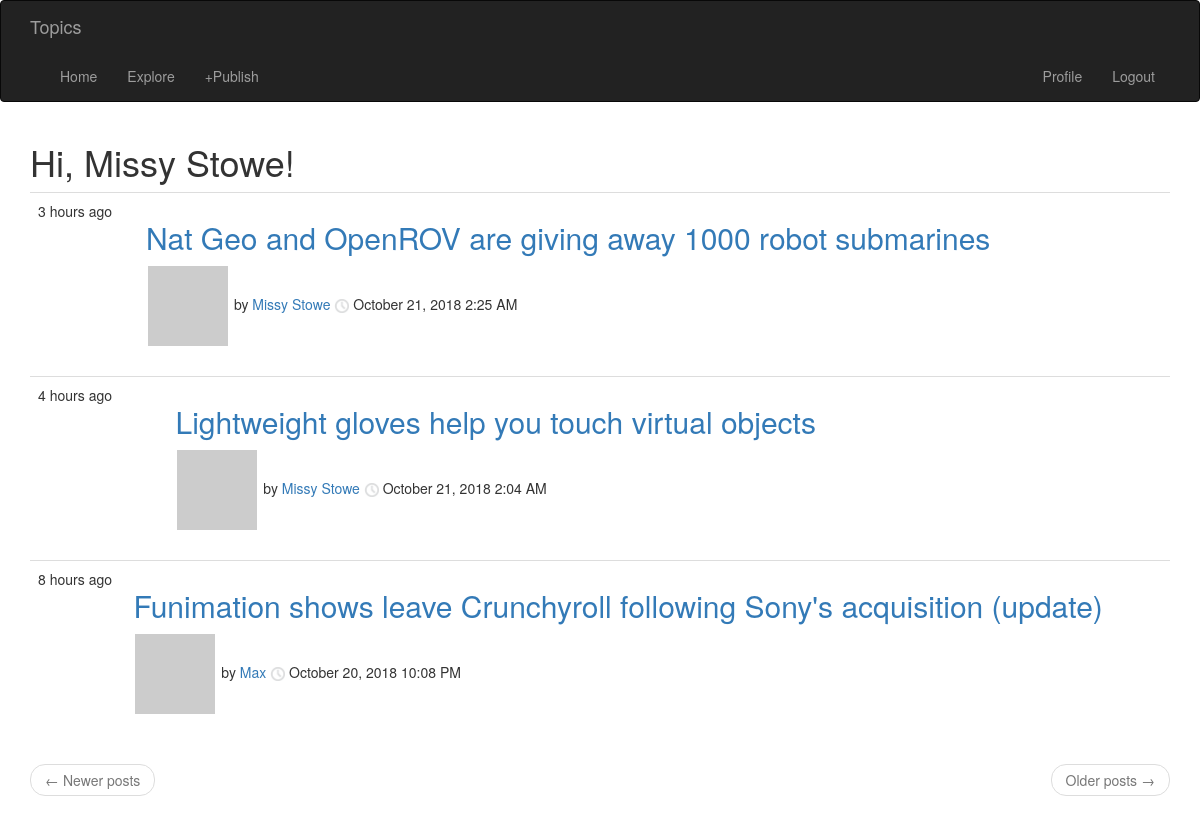
The page /index (signed in) on the database its author committed.
### app/models.py (models this page shows, shortened)
class User(UserMixin, db.Model):
    id = db.Column(db.Integer, primary_key=True)
    username = db.Column(db.String(64), index=True, unique=True)
    email = db.Column(db.String(120), index=True, unique=True)
    password_hash = db.Column(db.String(128))
    posts = db.relationship('Post', backref='author', lazy='dynamic')
    comments = db.relationship('Comment', backref='author', lazy='dynamic')
    about_me = db.Column(db.String(140))
    last_seen = db.Column(db.DateTime, default=datetime.utcnow)
    followed = db.relationship(
        'User',
        secondary=followers,
        primaryjoin=(followers.c.follower_id == id),
        secondaryjoin=(followers.c.followed_id == id),
        backref=db.backref('followers', lazy='dynamic'),
        lazy='dynamic')
    def avatar(self, size):
        digest = md5(self.email.lower().encode('utf-8')).hexdigest()
        return 'https://www.gravatar.com/avatar/{}?d=identicon&s={}'.format(
            digest, size)
    def followed_posts(self):
        followed = Post.query.join(
            followers, (followers.c.followed_id == Post.user_id)).filter(
                followers.c.follower_id == self.id)
        own = Post.query.filter_by(user_id=self.id)
        return followed.union(own).order_by(Post.timestamp.desc())

class Post(db.Model):
    id = db.Column(db.Integer, primary_key=True)
    title = db.Column(db.String(500))
    body = db.Column(db.String(50000))
    timestamp = db.Column(db.DateTime, index=True, default=datetime.utcnow)
    user_id = db.Column(db.Integer, db.ForeignKey('user.id'))
    comments = db.relationship('Comment', backref='post', lazy='dynamic')

### app/routes.py (the view)
@app.route('/', methods=['GET', 'POST'])
@app.route('/index', methods=['GET', 'POST'])
@login_required
def index():
    page = request.args.get('page', 1, type=int)
    posts = current_user.followed_posts().paginate(
        page, app.config['POSTS_PER_PAGE'], False)
    next_url = url_for('index', page=posts.next_num) \
        if posts.has_next else None
    prev_url = url_for('index', page=posts.prev_num) \
        if posts.has_prev else None
    return render_template(
        "index.html",
        title='Topics',
        posts=posts.items,
        next_url=next_url,
        prev_url=prev_url)

### app/models.py (called while the page is built)
@login.user_loader
def load_user(id):
    return User.query.get(int(id))

### app/routes.py (called while the page is built)
@app.before_request
def before_request():
    if current_user.is_authenticated:
        current_user.last_seen = datetime.utcnow()
        db.session.commit()

### app/templates/index.html (shortened to what this page needs)
 {% extends "base.html" %} {% import 'bootstrap/wtf.html' as wtf %} {% block app_content %}
<h1>Hi, {{ current_user.username }}!</h1>
 {% for post in posts %} {% include '_post.html' %} {% endfor %}
<nav aria-label="...">
    <ul class="pager">
        <li class="previous{% if not prev_url %} disabled{% endif %}">
            <a href="{{ prev_url or '#' }}">
                <span aria-hidden="true">&larr;</span> Newer posts
            </a>
        </li>
        <li class="next{% if not next_url %} disabled{% endif %}">
            <a href="{{ next_url or '#' }}">
                Older posts
                <span aria-hidden="true">&rarr;</span>
            </a>
        </li>
    </ul>
</nav>
{% endblock %}

### app/templates/_post.html
<table class="table table-hove">
    <tr>
        <td id="time" valign="bottom !important">
            {{moment(post.timestamp).fromNow()}}
        </td>
        <td>
            <h2>
                <a style="font: #000000 !important" href="{{ url_for('post', id=post.id) }}">
                    {{post.title}}</a>
            </h2>
            <a href="{{ url_for('user', username=post.author.username) }}">
                <img style="margin:2px !important;" src="{{ post.author.avatar(30) }}" />
            </a>
            by
            <a href="{{ url_for('user', username=post.author.username) }}">
                {{ post.author.username }}</a>
            <img width="15px" src="/static/images/clock.png"> {{moment(post.timestamp).format('LLL') }}
        </td>
    </tr>
</table>

### rows shown on the page
User: username "Missy Stowe"
Post: timestamp "3 hours ago", title "Nat Geo and OpenROV are giving away 1000 robot submarines", author.username "Missy Stowe", timestamp "October 21, 2018 2:25 AM"
Post: timestamp "4 hours ago", title "Lightweight gloves help you touch virtual objects", author.username "Missy Stowe", timestamp "October 21, 2018 2:04 AM"
Post: timestamp "8 hours ago", title "Funimation shows leave Crunchyroll following Sony's acquisition (update)", author.username "Max", timestamp "October 20, 2018 10:08 PM"
